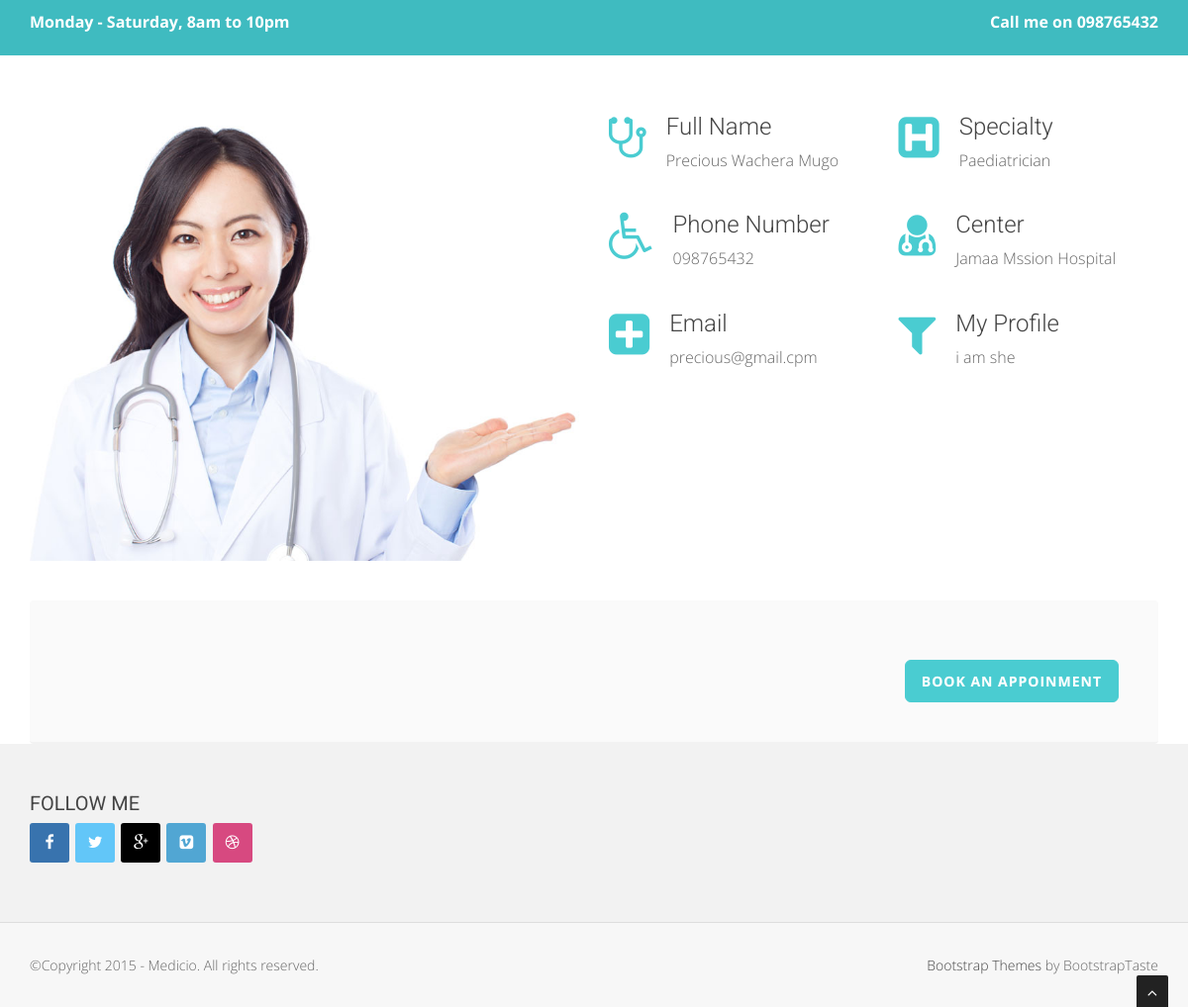
Screenshot of /member.php?id=3 with the database file from the repository.
### tables this page shows
CREATE TABLE `doctors` (
  `doctor_id` int(30) NOT NULL,
  `doctor_full_name` text NOT NULL,
  `doctor_email` text NOT NULL,
  `doctor_picture` text NOT NULL,
  `doctor_specialty` text NOT NULL,
  `doctor_profile` text NOT NULL,
  `doctor_phone_number` varchar(13) NOT NULL,
  `doctor_hospital` text NOT NULL,
  `doctor_assignment` text NOT NULL
);

### member.php (the view, shortened to what this page needs)
<!DOCTYPE html>
<html lang="en">
<head>
    <link href="css/bootstrap.min.css" rel="stylesheet" type="text/css">
    <link href="font-awesome/css/font-awesome.min.css" rel="stylesheet" type="text/css" />
	<link rel="stylesheet" type="text/css" href="plugins/cubeportfolio/css/cubeportfolio.min.css">
	<link href="css/nivo-lightbox.css" rel="stylesheet" />
	<link href="css/nivo-lightbox-theme/default/default.css" rel="stylesheet" type="text/css" />
	<link href="css/owl.carousel.css" rel="stylesheet" media="screen" />
    <link href="css/owl.theme.css" rel="stylesheet" media="screen" />
	<link href="css/animate.css" rel="stylesheet" />
    <link href="css/style.css" rel="stylesheet">
	<link id="bodybg" href="bodybg/bg1.css" rel="stylesheet" type="text/css" />
	<link id="t-colors" href="color/default.css" rel="stylesheet">
</head>
<?php
$id=$_GET['id'];
global $conn;
	 	$result=mysqli_query($conn,"SELECT * FROM doctors WHERE doctor_id = $id");
	 	 while($row=mysqli_fetch_array($result) ){
?>
<body id="page-top" data-spy="scroll" data-target=".navbar-custom">
<div id="wrapper">
    <div class="top-area">
			<div class="container">
				<div class="row">
					<div class="col-sm-6 col-md-6">
					<p class="bold text-left">Monday - Saturday, 8am to 10pm </p>
					</div>
					<div class="col-sm-6 col-md-6">
					<p class="bold text-right">Call me on <?php echo $row['doctor_phone_number']?></p>
					</div>
				</div>
			</div>
		</div>
    <section id="service" class="home-section nopadding paddingtop-60">
		<div class="container">
        <div class="row">
			<div class="col-sm-6 col-md-6">
				<div class="wow fadeInUp" data-wow-delay="0.2s">
				<img src="img/team/<?php echo $row['doctor_picture']?>" class="img-responsive" alt="" />
				</div>
            </div>
			<div class="col-sm-3 col-md-3">
				<div class="wow fadeInRight" data-wow-delay="0.1s">
                <div class="service-box">
					<div class="service-icon">
						<span class="fa fa-stethoscope fa-3x"></span>
					</div>
					<div class="service-desc">
						<h5 class="h-light">Full Name</h5>
						<p><?php echo $row['doctor_full_name']?></p>
					</div>
                </div>
				</div>
				<div class="wow fadeInRight" data-wow-delay="0.2s">
				<div class="service-box">
					<div class="service-icon">
						<span class="fa fa-wheelchair fa-3x"></span>
					</div>
					<div class="service-desc">
						<h5 class="h-light">Phone Number</h5>
						<p><?php echo $row['doctor_phone_number']?></p>
					</div>
                </div>
				</div>
				<div class="wow fadeInRight" data-wow-delay="0.3s">
				<div class="service-box">
					<div class="service-icon">
						<span class="fa fa-plus-square fa-3x"></span>
					</div>
					<div class="service-desc">
						<h5 class="h-light">Email</h5>
						<p><?php echo $row['doctor_email']?></p>
					</div>
                </div>
				</div>
            </div>
			<div class="col-sm-3 col-md-3">
				<div class="wow fadeInRight" data-wow-delay="0.1s">
                <div class="service-box">
					<div class="service-icon">
						<span class="fa fa-h-square fa-3x"></span>
					</div>
					<div class="service-desc">
						<h5 class="h-light">Specialty</h5>
						<p><?php echo $row['doctor_specialty']?></p>
					</div>
                </div>
				</div>
				<div class="wow fadeInRight" data-wow-delay="0.3s">
				<div class="service-box">
					<div class="service-icon">
						<span class="fa fa-user-md fa-3x"></span>
					</div>
					<div class="service-desc">
						<h5 class="h-light">Center</h5>
						<p><?php echo $row['doctor_hospital']?></p>
					</div>
                </div>
				</div>
				<div class="wow fadeInRight" data-wow-delay="0.2s">
				<div class="service-box">
					<div class="service-icon">
						<span class="fa fa-filter fa-3x"></span>
					</div>
					<div class="service-desc">
						<h5 class="h-light">My Profile</h5>
						<p><?php echo $row['doctor_profile']?></p>
					</div>
                </div>
				</div>
            </div>
        </div>
		</div>
	</section>
	<?php
		 }
	?>
		<section id="callaction" class="home-section paddingtop-40">
           <div class="container">
				<div class="row">
					<div class="col-md-12">
						<div class="callaction bg-gray">
							<div class="row">
								<div class="col-md-8">
								</div>
								<div class="col-md-4">
									<div class="wow lightSpeedIn" data-wow-delay="0.1s">
										<div class="cta-btn">
										<a href="appointment.php?doctor_id=<?php echo $id?>" class="btn btn-skin btn-lg">Book an appoinment</a>
										</div>
									</div>
								</div>
							</div>
						</div>
					</div>
				</div>
            </div>
	</section>
	<footer>
		<div class="container">
			<div class="row">
				<div class="col-sm-6 col-md-4">
					<div class="wow fadeInDown" data-wow-delay="0.1s">
					<div class="widget">
						<h5>Follow Me</h5>
						<ul class="company-social">
								<li class="social-facebook"><a href="#"><i class="fa fa-facebook"></i></a></li>
								<li class="social-twitter"><a href="#"><i class="fa fa-twitter"></i></a></li>
								<li class="social-google"><a href="#"><i class="fa fa-google-plus"></i></a></li>
								<li class="social-vimeo"><a href="#"><i class="fa fa-vimeo-square"></i></a></li>
								<li class="social-dribble"><a href="#"><i class="fa fa-dribbble"></i></a></li>
						</ul>
					</div>
					</div>
				</div>
			</div>
		</div>
		<div class="sub-footer">
		<div class="container">
			<div class="row">
				<div class="col-sm-6 col-md-6 col-lg-6">
					<div class="wow fadeInLeft" data-wow-delay="0.1s">
					<div class="text-left">
					<p>&copy;Copyright 2015 - Medicio. All rights reserved.</p>
					</div>
					</div>
				</div>
				<div class="col-sm-6 col-md-6 col-lg-6">
					<div class="wow fadeInRight" data-wow-delay="0.1s">
					<div class="text-right">
						<p><a href="http://bootstraptaste.com/">Bootstrap Themes</a> by BootstrapTaste</p>
					</div>
					</div>
				</div>
			</div>
		</div>
		</div>
	</footer>
</div>
<a href="#" class="scrollup"><i class="fa fa-angle-up active"></i></a>
</body>
</html>

### css/style.css (style rules this page uses)
body { width: 100%; height: 100%; font-family: 'Open Sans', sans-serif; font-weight: 300; color: #666; background-color: #ddd; font-size: 16px; line-height: 1.6em; }
html { width: 100%; height: 100%; }
h5 { font-size: 24px; }
h1, h2, h3, h4, h5, h6 { margin: 0 0 30px; font-family: 'Roboto', sans-serif; font-weight: 400; color: #444; line-height: 1em; }
h1.h-light,h2.h-light,h3.h-light ,h4.h-light ,h5.h-light ,h6.h-light { font-weight: 300; }
p { margin: 0 0 20px; }
p.bold { font-weight: 700; }
a { color: #666; -webkit-transition: all .2s ease-in-out; -moz-transition: all .2s ease-in-out; transition: all .2s ease-in-out; }
.top-area { -webkit-transition: all .4s ease-in-out; -moz-transition: all .4s ease-in-out; transition: all .4s ease-in-out; width: 100%; color: #fff; padding-top: 10px; padding-bottom: 10px; }
.top-area p { margin-bottom: 10px; }
.paddingtop-40 { padding-top:40px !important; }
.paddingtop-60 { padding-top:60px !important; }
.home-section { padding-top: 150px; display:block; position:relative; z-index:120; background-color: #fff; }
.home-section.nopadding { padding-top: 0; padding-bottom: 0; display:block; position:relative; z-index:120; }
.bg-gray { background: #fafafa; }
.callaction { padding:30px 30px 20px 30px; border-radius: 4px; border-bottom: 2px solid #f2f2f2; }
.cta-btn { float:right; padding:20px 10px 20px 20px; margin-top:10px; }
.btn-skin { color: #fff; }
.btn-lg, .btn-group-lg > .btn { padding: 10px 16px; font-size: 20px; line-height: 1.5em; border-radius: 6px; }
.service-box { margin-bottom: 40px; }
.service-icon { margin: 0 20px 20px 0; float: left; }
.service-desc h5 { margin-bottom: 10px; }
.company-social { margin-left: 0; padding-left: 0; margin-top: 10px; }
.company-social { text-align: left; list-style: none; }
.company-social li { margin:0; padding:0; display: inline-block; }
.company-social a { margin:0 2px 0 0; }
.company-social a i { width: 40px; height: 40px; line-height: 40px; text-align: center; color: #fff; -webkit-transition: background .3s ease-in-out; transition: background .3s ease-in-out; text-align: center; border-radius: 3px; padding:0; }
.company-social .social-facebook a i { background: #3873ae; }
.company-social .social-twitter a i { background: #62c6f8; }
.company-social .social-dribble a i { background: #d74980; }
.company-social .social-google a i { background: #000; }
.company-social .social-vimeo a i { background: #51a6d3; }
.widget ul { list-style: none; margin-left:0; padding-left:0; }
footer { background-color: #f2f2f2; }
footer { padding: 50px 0 0; }
footer .widget { margin-bottom: 30px; }
footer .widget h5 { font-size: 20px; margin-bottom: 10px; text-transform: uppercase; }
.sub-footer { margin-top: 30px; background-color: #f7f7f7; border-top: 1px solid #ddd; padding: 30px 0 10px; }
.sub-footer a { color: #444; }
footer .sub-footer p { font-size: 14px; }
.scrollup { position:fixed; width:32px; height:32px; bottom:0px; right:20px; background: #222; -webkit-border-radius: 2px 2px 0 0; -moz-border-radius: 2px 2px 0 0; border-radius: 2px 2px 0 0; }
a.scrollup { outline:0; text-align: center; }
a.scrollup i { margin-top: 10px; color: #fff; }
.btn { position: relative; display: inline-block; outline: none; color: #fff; text-decoration: none; text-transform: uppercase; letter-spacing: 1px; font-weight: 400; text-shadow: 0 0 1px rgba(255,255,255,0.3); font-size: 14px; font-weight: 700; }

### bodybg/bg1.css (style rules this page uses)
body { background: url(../img/bodybg/bg1.png) repeat left top; }

### color/default.css (style rules this page uses)
.service-icon span { color: #4ACCD1; }
.btn-skin { background-color: #4ACCD1; border-color: #4ACCD1; }
.top-area { background: #3fbbc0; }

### rows the page displays
doctors: doctor_phone_number "098765432", doctor_picture (picture), doctor_full_name "Precious Wachera Mugo", doctor_email "precious@gmail.cpm", doctor_specialty "Paediatrician", doctor_hospital "Jamaa Mssion Hospital", doctor_profile "i am she"
